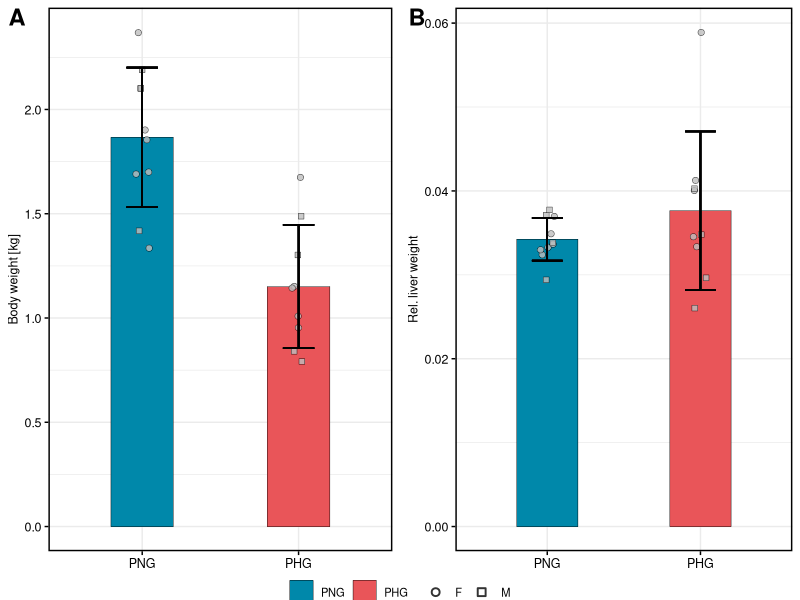
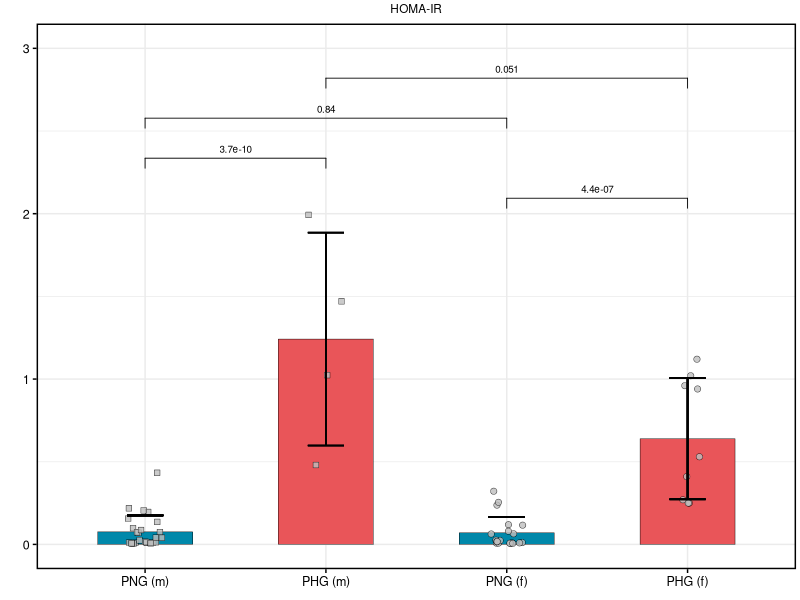
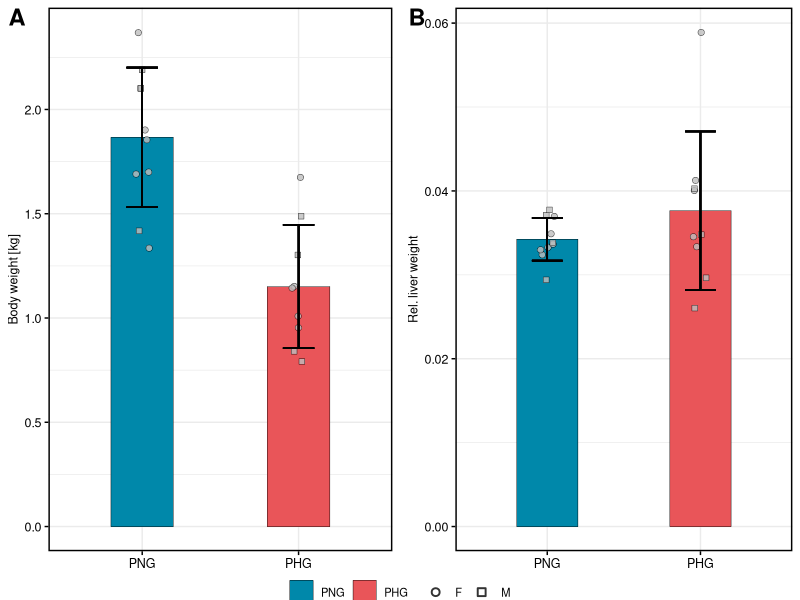
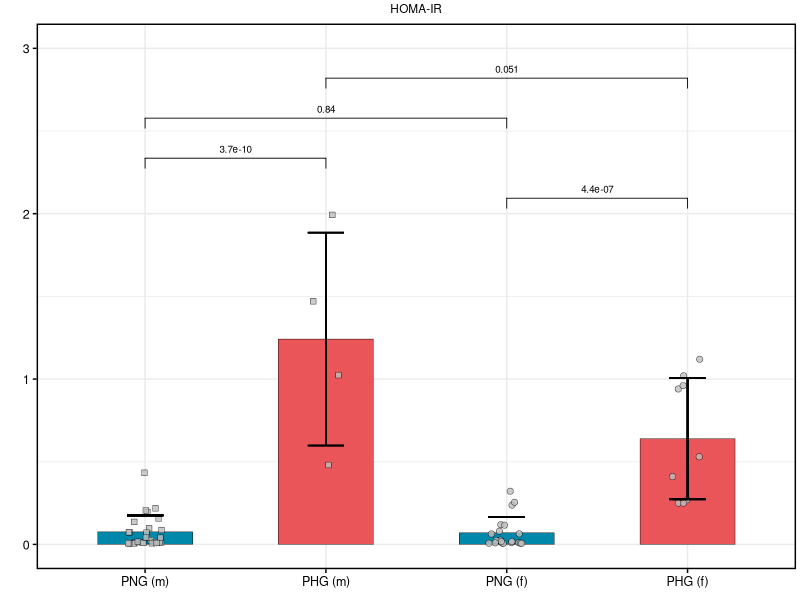

Source code (R) for these figures, in order:
## ---- chunk 1
knitr::opts_chunk$set(echo = TRUE)
## ---- chunk 2
library(tidyverse)
library(ggpubr)
## ---- chunk 3
weight            <- read.delim("weight.txt", sep = "\t", header = T) 
conditions        <- read.delim("Conditions.txt", sep = "\t", header = T)
HOMA_IR           <- read.delim("HOMA_IR.txt", sep = "\t", header = T)
## ---- chunk 4
two_way_anova_fn <- function(data, id_name, conditions_file, adjust_p_value, p_adj_method, l2fc_data, add_l2fc) {
  
  data_anova  <- data %>% 
          pivot_longer(names_to = "Bioreplicate", 
          values_to = "Value", -all_of(id_name)) %>% 
          left_join(conditions_file) %>% 
          drop_na(Value) %>% 
          group_by(!!as.symbol(id_name)) %>% 
          summarise(`p-value` = 
          summary(aov(Value ~ Group*Sex))[[1]][["Pr(>F)"]][1:3]) 
  
  # correct all resulting p-values (pool) for multiple hypothesis testing
  if (adjust_p_value == TRUE) {
    
  data_anova$`Adjusted p-value`  <- p.adjust(data_anova$`p-value`, method = p_adj_method)
  # prepare empty data frame with proper comparisons
  anova_factors <- as.data.frame(rep(c("group (PHG/PNG)", "sex (F/M)", "group:sex"), length = nrow(data_anova)))
  # rename column 
  names(anova_factors) <- "Comparison"
  
  # final anova results
  anova_results  <- as.data.frame(cbind(data_anova, anova_factors)) %>% 
  pivot_wider(names_from = Comparison, 
                          values_from = c(`p-value`, `Adjusted p-value`), all_of(id_name), names_sep = " ") 
    
  }
  
  if (adjust_p_value == FALSE) {
  anova_factors <- as.data.frame(rep(c("p-value group (PHG/PNG)", "p-value sex (F/M)", 
                                       "p-value group:sex"), length = nrow(data_anova)))
  # rename column 
  names(anova_factors) <- "Comparison"
  
  # final anova results
  anova_results  <- as.data.frame(cbind(data_anova, anova_factors)) %>% 
  pivot_wider(names_from = Comparison, 
                          values_from = `p-value`, all_of(id_name), names_sep = " ") 
    
  }
  # add fold changes
  if (add_l2fc == TRUE) {
    anova_results  <- anova_results  %>% 
       left_join(l2fc_data)
  }
  return(anova_results)
  }
## ---- chunk 5
anova_results <- two_way_anova_fn(data = weight, id_name = "Parameter", conditions_file = conditions, adjust_p_value = F,  add_l2fc = F)
## ---- chunk 6
bar_chart_fn <- function(data_statistics, 
                         numeric_data,
                         conditions_data,
                         point_size,
                         id_name,
                         n_widht,
                         jitt_widht,
                         strip_text_size) {
  
  
  # prepare data for error bar calculation
  error_bar <- data_statistics %>% 
  left_join(numeric_data) %>% 
  select(contains(colnames(numeric_data))) %>% 
  pivot_longer(names_to = "Bioreplicate", values_to = "Value", -all_of(id_name)) %>% 
  left_join(conditions_data) %>% 
  group_by(!!as.symbol(id_name), Group) %>% 
  summarise(mean = mean(Value, na.rm=T), 
            sd = sd(Value, na.rm=T), 
            n = n(),
            sem = sd/sqrt(n),
            t.score = qt(p=0.05/2, 
            df=length(conditions$Bioreplicate),lower.tail=F), 
            ci = t.score * sd ) %>% 
  ungroup()
  # prepare data for plotting
  data_plot <- data_statistics %>% 
  left_join(numeric_data) %>% 
  select(contains(colnames(numeric_data))) %>%  
  pivot_longer(names_to = "Bioreplicate", values_to = "Value", -all_of(id_name)) %>% 
  left_join(conditions_data) %>% 
  ungroup() %>% 
    left_join(error_bar) 
  
  
  # reorder data
  data_plot$Group <- factor(data_plot$Group, levels = c("PNG", "PHG"))
  
  
  # plot
  plot_data <- ggplot(data_plot, aes(x=Group, y=Value))+
  geom_bar(stat = "summary", fun = mean, aes(fill = Group), alpha = 1, color = "black", lwd=0.15,
           width=n_widht/length(unique(data_plot$Group))) + 
  geom_jitter(size = point_size,  aes(shape = Sex), fill = "grey", alpha = 0.8, stroke =0.25, width = jitt_widht)+
  geom_errorbar(aes(ymin=mean-sd, ymax=mean+sd), width=.2,
                position=position_dodge(0.05)) +
  scale_fill_manual(values=c('PNG' = "#0088AA", 'PHG' = "#e95559ff")) +
  scale_shape_manual(values = c('F' = 21, 'M' = 22)) + 
  theme_bw() +
  xlab("") +
  theme(panel.border = element_rect(linewidth  = 1, colour = "black"),
        axis.title = element_text(size = 9, colour = "black"),
        axis.text = element_text(size = 9, colour = "black"),
        axis.ticks = element_line(colour = "black"),
        legend.box.spacing = unit(0.8, 'mm'), 
        legend.title = element_blank(), 
        legend.text = element_text(size = 8))+
  theme(strip.text = element_text(size = strip_text_size),
        strip.background = element_blank(),
        legend.margin=margin(0,0,0,0), 
        legend.box.margin=margin(-10,-10,-3,-10)) 
  
  
  return(plot_data)
 
 
}
## ---- chunk 7
# plot body weight
body_w <- bar_chart_fn(data_statistics = anova_results %>% filter(Parameter == "Body weight (kg)"),
                            numeric_data = weight, 
                            point_size = 2, 
                            strip_text_size = 9,
                            n_widht = 0.8, 
                            jitt_widht = 0.05,
                            id_name = "Parameter", 
                            conditions_data = conditions)+
            ylab("Body weight [kg]")+
  guides(shape = guide_legend(order = 2, override.aes = list(stroke = 1, shape  = c(1,0))),
         fill = guide_legend(order = 1))+
  theme(legend.position = "bottom")


# plot liver weight
rel_liver_w <- bar_chart_fn(data_statistics = anova_results %>% filter(Parameter == "Rel_liver_weight"),
                            numeric_data = weight, 
                            point_size = 2, 
                            strip_text_size = 9,
                            n_widht = 0.8, 
                            jitt_widht = 0.05,
                            id_name = "Parameter", 
                            conditions_data = conditions)+
            ylab("Rel. liver weight")+
  guides(shape = guide_legend(order = 2, override.aes = list(stroke = 1, shape  = c(1,0))),
         fill = guide_legend(order = 1))+
  theme(legend.position = "bottom")


# combine plots
ggarrange(body_w, rel_liver_w, common.legend = T, legend = "bottom", labels = c("A", "B"), font.label = list(size = 17))
ggsave("weights.svg", width = 4, height = 2.5)
## ---- chunk 8
# make grouping
HOMA_IR_tidy <- HOMA_IR %>% 
  mutate(Group_c = str_c(Group, " (", str_to_lower(Sex), ")"))


# error bars
error_bar_lipid <- HOMA_IR_tidy %>% 
  group_by(Group_c) %>% 
  summarise(mean = mean(HOMA_IR, na.rm=T), 
            sd = sd(HOMA_IR, na.rm=T)) %>% 
  ungroup()
  
# prepare data for plotting
  HOMA_IR_tidy <-  HOMA_IR_tidy %>% 
    left_join(error_bar_lipid) 
  

# which comparisons will be displayed
IR_comparisons <- list(c("PNG (f)", "PHG (f)"), c("PNG (m)", "PHG (m)"),  c("PNG (f)", "PNG (m)"), c("PHG (f)", "PHG (m)"))


# make new group order 
HOMA_IR_tidy$Group_c <- factor(HOMA_IR_tidy$Group_c, levels = c("PNG (m)", "PHG (m)", "PNG (f)", "PHG (f)"))


# plot
ggplot(HOMA_IR_tidy, aes(x=Group_c, y=HOMA_IR, fill = Group_c))+
  geom_bar(stat = "summary", fun = mean, aes(fill = Group_c), alpha = 1, color = "black", lwd=0.15,
           width=2.1/length(unique(HOMA_IR_tidy$Group_c))) + 
  geom_jitter(size = 2,  aes(shape = Sex), fill = "grey", alpha = 0.8, stroke =0.25, width = 0.1)+
  geom_errorbar(aes(ymin=mean-sd, ymax=mean+sd), width=.2,
                position=position_dodge(0.05)) +
  scale_shape_manual(values = c('F' = 21, 'M' = 22)) + 
  scale_fill_manual(values=c("PNG (f)" = "#0088AA", "PHG (f)" = "#e95559ff", "PNG (m)" = "#0088AA", "PHG (m)" = "#e95559ff")) +
  theme_bw() +
  ylab("") +
  xlab("") +
  ggtitle("HOMA-IR")+
  scale_y_continuous(breaks = c(0,1,2,3), limits = c(0,3))+
  theme(panel.border = element_rect(linewidth  = 1, colour = "black"),
        axis.title = element_text(size = 9, colour = "black"),
        axis.text = element_text(size = 9, colour = "black"),
        axis.ticks = element_line(colour = "black"),
        plot.title = element_text(size = 8.5, hjust = 0.5),
        axis.title.x = element_text(size = 10), 
        axis.title.y = element_text(size = 10)) +
   stat_compare_means(comparisons = IR_comparisons, method = "t.test", method.args = list(var.equal = TRUE),
                     size = 2.5, label = "p.format")+
                      theme(legend.position = "none")+
  theme(plot.margin = margin(1,1,-2,1, "mm"))
  ggsave("homa_ir.pdf", width = 2.8, height = 2.423)
